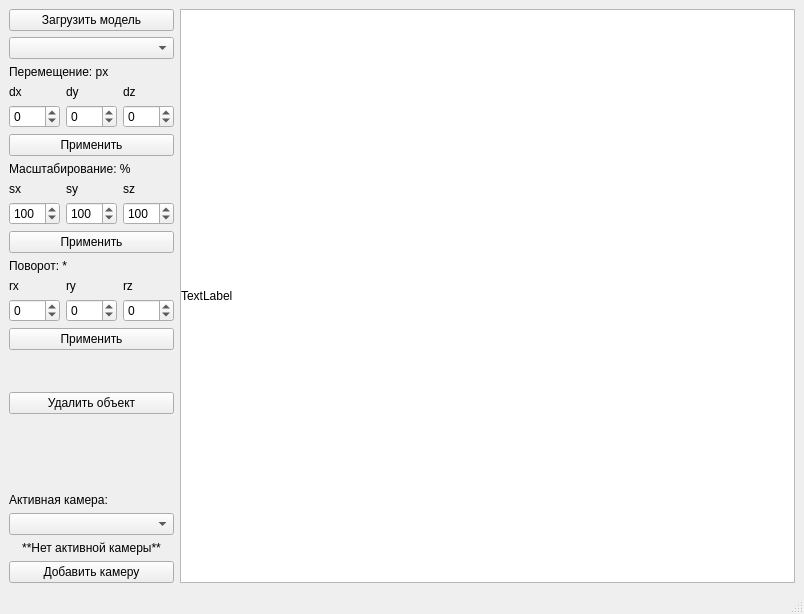
<?xml version="1.0" encoding="UTF-8"?>
<ui version="4.0">
 <class>MainWindow</class>
 <widget class="QMainWindow" name="MainWindow">
  <property name="geometry">
   <rect>
    <x>0</x>
    <y>0</y>
    <width>804</width>
    <height>614</height>
   </rect>
  </property>
  <property name="windowTitle">
   <string>MainWindow</string>
  </property>
  <widget class="QWidget" name="centralwidget">
   <layout class="QHBoxLayout" name="horizontalLayout_4" stretch="0,1">
    <item>
     <layout class="QVBoxLayout" name="verticalLayout">
      <property name="sizeConstraint">
       <enum>QLayout::SetMinimumSize</enum>
      </property>
      <item>
       <layout class="QHBoxLayout" name="horizontalLayout">
        <property name="topMargin">
         <number>0</number>
        </property>
        <item>
         <layout class="QVBoxLayout" name="verticalLayout_3">
          <property name="topMargin">
           <number>0</number>
          </property>
          <item>
           <widget class="QPushButton" name="importModel">
            <property name="text">
             <string>Загрузить модель</string>
            </property>
           </widget>
          </item>
         </layout>
        </item>
       </layout>
      </item>
      <item>
       <widget class="QComboBox" name="objectsBox"/>
      </item>
      <item>
       <widget class="QLabel" name="label_2">
        <property name="text">
         <string>Перемещение: px</string>
        </property>
       </widget>
      </item>
      <item>
       <layout class="QGridLayout" name="gridLayout">
        <item row="1" column="1">
         <widget class="QSpinBox" name="input_dy">
          <property name="minimum">
           <number>-999</number>
          </property>
          <property name="maximum">
           <number>999</number>
          </property>
         </widget>
        </item>
        <item row="1" column="2">
         <widget class="QSpinBox" name="input_dz">
          <property name="minimum">
           <number>-999</number>
          </property>
          <property name="maximum">
           <number>999</number>
          </property>
         </widget>
        </item>
        <item row="1" column="0">
         <widget class="QSpinBox" name="input_dx">
          <property name="minimum">
           <number>-999</number>
          </property>
          <property name="maximum">
           <number>999</number>
          </property>
         </widget>
        </item>
        <item row="0" column="0">
         <widget class="QLabel" name="label_3">
          <property name="text">
           <string>dx</string>
          </property>
         </widget>
        </item>
        <item row="0" column="1">
         <widget class="QLabel" name="label_4">
          <property name="text">
           <string>dy</string>
          </property>
         </widget>
        </item>
        <item row="0" column="2">
         <widget class="QLabel" name="label_5">
          <property name="text">
           <string>dz</string>
          </property>
         </widget>
        </item>
       </layout>
      </item>
      <item>
       <widget class="QPushButton" name="applyTranslate">
        <property name="text">
         <string>Применить</string>
        </property>
       </widget>
      </item>
      <item>
       <widget class="QLabel" name="label_9">
        <property name="text">
         <string>Масштабирование: %</string>
        </property>
       </widget>
      </item>
      <item>
       <layout class="QGridLayout" name="gridLayout_2">
        <item row="1" column="2">
         <widget class="QSpinBox" name="input_sz">
          <property name="minimum">
           <number>-999</number>
          </property>
          <property name="maximum">
           <number>999</number>
          </property>
          <property name="value">
           <number>100</number>
          </property>
         </widget>
        </item>
        <item row="1" column="1">
         <widget class="QSpinBox" name="input_sy">
          <property name="minimum">
           <number>-999</number>
          </property>
          <property name="maximum">
           <number>999</number>
          </property>
          <property name="value">
           <number>100</number>
          </property>
         </widget>
        </item>
        <item row="0" column="1">
         <widget class="QLabel" name="label_7">
          <property name="text">
           <string>sy</string>
          </property>
         </widget>
        </item>
        <item row="1" column="0">
         <widget class="QSpinBox" name="input_sx">
          <property name="minimum">
           <number>-999</number>
          </property>
          <property name="maximum">
           <number>999</number>
          </property>
          <property name="value">
           <number>100</number>
          </property>
         </widget>
        </item>
        <item row="0" column="0">
         <widget class="QLabel" name="label_6">
          <property name="text">
           <string>sx</string>
          </property>
         </widget>
        </item>
        <item row="0" column="2">
         <widget class="QLabel" name="label_8">
          <property name="text">
           <string>sz</string>
          </property>
         </widget>
        </item>
       </layout>
      </item>
      <item>
       <widget class="QPushButton" name="applyScale">
        <property name="text">
         <string>Применить</string>
        </property>
       </widget>
      </item>
      <item>
       <widget class="QLabel" name="label_16">
        <property name="text">
         <string>Поворот: *</string>
        </property>
       </widget>
      </item>
      <item>
       <layout class="QGridLayout" name="gridLayout_5">
        <item row="0" column="0">
         <widget class="QLabel" name="label_18">
          <property name="text">
           <string>rx</string>
          </property>
         </widget>
        </item>
        <item row="1" column="1">
         <widget class="QSpinBox" name="input_ry">
          <property name="minimum">
           <number>-999</number>
          </property>
          <property name="maximum">
           <number>999</number>
          </property>
         </widget>
        </item>
        <item row="1" column="0">
         <widget class="QSpinBox" name="input_rx">
          <property name="minimum">
           <number>-999</number>
          </property>
          <property name="maximum">
           <number>999</number>
          </property>
         </widget>
        </item>
        <item row="0" column="2">
         <widget class="QLabel" name="label_19">
          <property name="text">
           <string>rz</string>
          </property>
         </widget>
        </item>
        <item row="1" column="2">
         <widget class="QSpinBox" name="input_rz">
          <property name="minimum">
           <number>-999</number>
          </property>
          <property name="maximum">
           <number>999</number>
          </property>
         </widget>
        </item>
        <item row="0" column="1">
         <widget class="QLabel" name="label_17">
          <property name="text">
           <string>ry</string>
          </property>
         </widget>
        </item>
       </layout>
      </item>
      <item>
       <widget class="QPushButton" name="applyRotate">
        <property name="text">
         <string>Применить</string>
        </property>
       </widget>
      </item>
      <item>
       <spacer name="verticalSpacer">
        <property name="orientation">
         <enum>Qt::Vertical</enum>
        </property>
        <property name="sizeHint" stdset="0">
         <size>
          <width>20</width>
          <height>40</height>
         </size>
        </property>
       </spacer>
      </item>
      <item>
       <widget class="QPushButton" name="deleteObject">
        <property name="text">
         <string>Удалить объект</string>
        </property>
       </widget>
      </item>
      <item>
       <spacer name="verticalSpacer_3">
        <property name="orientation">
         <enum>Qt::Vertical</enum>
        </property>
        <property name="sizeHint" stdset="0">
         <size>
          <width>20</width>
          <height>40</height>
         </size>
        </property>
       </spacer>
      </item>
      <item>
       <spacer name="verticalSpacer_2">
        <property name="orientation">
         <enum>Qt::Vertical</enum>
        </property>
        <property name="sizeHint" stdset="0">
         <size>
          <width>20</width>
          <height>40</height>
         </size>
        </property>
       </spacer>
      </item>
      <item>
       <widget class="QLabel" name="label">
        <property name="text">
         <string>Активная камера:</string>
        </property>
       </widget>
      </item>
      <item>
       <widget class="QComboBox" name="camerasBox"/>
      </item>
      <item>
       <widget class="QLabel" name="noCameraMessage">
        <property name="enabled">
         <bool>true</bool>
        </property>
        <property name="text">
         <string>**Нет активной камеры**</string>
        </property>
        <property name="textFormat">
         <enum>Qt::MarkdownText</enum>
        </property>
        <property name="alignment">
         <set>Qt::AlignCenter</set>
        </property>
       </widget>
      </item>
      <item>
       <widget class="QPushButton" name="addCamera">
        <property name="text">
         <string>Добавить камеру</string>
        </property>
       </widget>
      </item>
     </layout>
    </item>
    <item>
     <widget class="QScrollArea" name="scrollArea">
      <property name="lineWidth">
       <number>0</number>
      </property>
      <property name="verticalScrollBarPolicy">
       <enum>Qt::ScrollBarAlwaysOff</enum>
      </property>
      <property name="horizontalScrollBarPolicy">
       <enum>Qt::ScrollBarAlwaysOff</enum>
      </property>
      <property name="widgetResizable">
       <bool>true</bool>
      </property>
      <widget class="QWidget" name="scrollAreaWidgetContents">
       <property name="geometry">
        <rect>
         <x>0</x>
         <y>0</y>
         <width>606</width>
         <height>550</height>
        </rect>
       </property>
       <property name="palette">
        <palette>
         <active>
          <colorrole role="Base">
           <brush brushstyle="SolidPattern">
            <color alpha="255">
             <red>255</red>
             <green>255</green>
             <blue>255</blue>
            </color>
           </brush>
          </colorrole>
          <colorrole role="Window">
           <brush brushstyle="SolidPattern">
            <color alpha="255">
             <red>255</red>
             <green>255</green>
             <blue>255</blue>
            </color>
           </brush>
          </colorrole>
         </active>
         <inactive>
          <colorrole role="Base">
           <brush brushstyle="SolidPattern">
            <color alpha="255">
             <red>255</red>
             <green>255</green>
             <blue>255</blue>
            </color>
           </brush>
          </colorrole>
          <colorrole role="Window">
           <brush brushstyle="SolidPattern">
            <color alpha="255">
             <red>255</red>
             <green>255</green>
             <blue>255</blue>
            </color>
           </brush>
          </colorrole>
         </inactive>
         <disabled>
          <colorrole role="Base">
           <brush brushstyle="SolidPattern">
            <color alpha="255">
             <red>255</red>
             <green>255</green>
             <blue>255</blue>
            </color>
           </brush>
          </colorrole>
          <colorrole role="Window">
           <brush brushstyle="SolidPattern">
            <color alpha="255">
             <red>255</red>
             <green>255</green>
             <blue>255</blue>
            </color>
           </brush>
          </colorrole>
         </disabled>
        </palette>
       </property>
       <layout class="QHBoxLayout" name="horizontalLayout_3">
        <property name="spacing">
         <number>0</number>
        </property>
        <property name="leftMargin">
         <number>0</number>
        </property>
        <property name="topMargin">
         <number>0</number>
        </property>
        <property name="rightMargin">
         <number>0</number>
        </property>
        <property name="bottomMargin">
         <number>0</number>
        </property>
        <item>
         <widget class="QLabel" name="canvas">
          <property name="palette">
           <palette>
            <active>
             <colorrole role="Base">
              <brush brushstyle="SolidPattern">
               <color alpha="255">
                <red>255</red>
                <green>255</green>
                <blue>255</blue>
               </color>
              </brush>
             </colorrole>
             <colorrole role="Window">
              <brush brushstyle="SolidPattern">
               <color alpha="255">
                <red>255</red>
                <green>255</green>
                <blue>255</blue>
               </color>
              </brush>
             </colorrole>
            </active>
            <inactive>
             <colorrole role="Base">
              <brush brushstyle="SolidPattern">
               <color alpha="255">
                <red>255</red>
                <green>255</green>
                <blue>255</blue>
               </color>
              </brush>
             </colorrole>
             <colorrole role="Window">
              <brush brushstyle="SolidPattern">
               <color alpha="255">
                <red>255</red>
                <green>255</green>
                <blue>255</blue>
               </color>
              </brush>
             </colorrole>
            </inactive>
            <disabled>
             <colorrole role="Base">
              <brush brushstyle="SolidPattern">
               <color alpha="255">
                <red>255</red>
                <green>255</green>
                <blue>255</blue>
               </color>
              </brush>
             </colorrole>
             <colorrole role="Window">
              <brush brushstyle="SolidPattern">
               <color alpha="255">
                <red>255</red>
                <green>255</green>
                <blue>255</blue>
               </color>
              </brush>
             </colorrole>
            </disabled>
           </palette>
          </property>
          <property name="text">
           <string>TextLabel</string>
          </property>
         </widget>
        </item>
       </layout>
      </widget>
     </widget>
    </item>
   </layout>
  </widget>
  <widget class="QMenuBar" name="menubar">
   <property name="geometry">
    <rect>
     <x>0</x>
     <y>0</y>
     <width>804</width>
     <height>22</height>
    </rect>
   </property>
  </widget>
  <widget class="QStatusBar" name="statusbar"/>
 </widget>
 <resources/>
 <connections/>
</ui>
